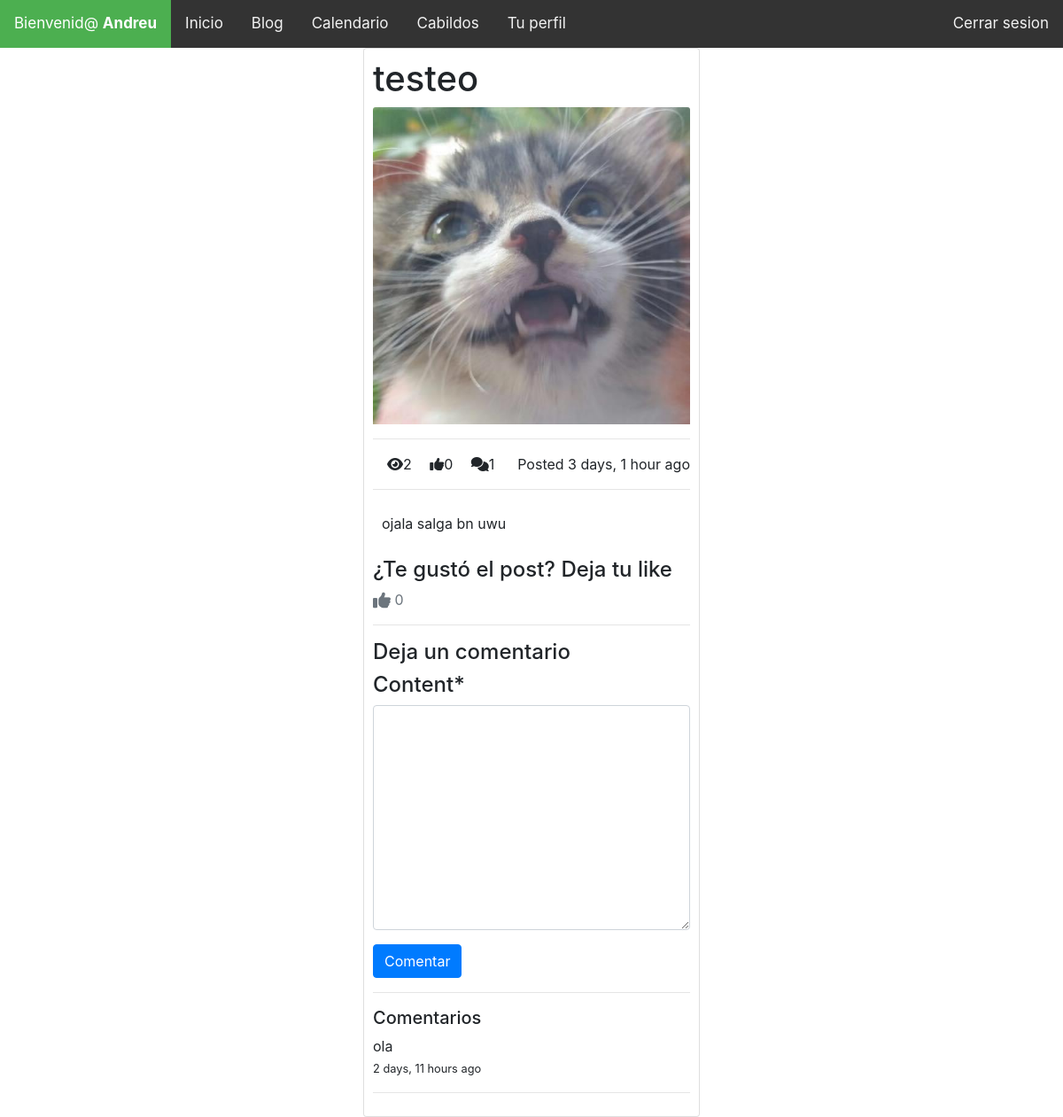
The app's page /test/ (signed in) with its own data.
### posts/models.py (models this page shows, shortened)
class User(AbstractUser):
    pass

class Post(models.Model):
    title = models.CharField(max_length=100)
    content = models.TextField()
    thumbnail = models.ImageField()
    publish_date = models.DateTimeField(auto_now_add=True)
    last_update = models.DateTimeField(auto_now = True)
    author = models.ForeignKey(User, on_delete=models.CASCADE)
    slug = models.SlugField()
    def get_like_url(self):
        return reverse("like", kwargs={
            'slug': self.slug
        })
    @property
    def comments(self):
        return self.comment_set.all()
    @property
    def get_comment_count(self):
        return self.comment_set.all().count()
    @property
    def get_view_count(self):
        return self.postview_set.all().count()
    @property
    def get_like_count(self):
        return self.like_set.all().count()

class Comment(models.Model):
    user = models.ForeignKey(User, on_delete=models.CASCADE)
    post = models.ForeignKey(Post, on_delete=models.CASCADE)
    timestamp = models.DateTimeField(auto_now_add = True)
    content = models.TextField()

### posts/views.py (the view, shortened to what this page needs)
# urls.py: path('<slug>/', PostDetailView.as_view(), name='detail'),
class PostDetailView(DetailView):
    model = Post
    def get_context_data(self, **kwargs):
        context = super().get_context_data(**kwargs)
        context.update({
            'form': CommentForm()
        })
        return context
    def get_object(self, **kwargs):
        object = super().get_object(**kwargs)
        if self.request.user.is_authenticated:
            PostView.objects.get_or_create(user=self.request.user, post=object)
        return object

### posts/forms.py
class CommentForm(forms.ModelForm):
    class Meta:
        model = Comment
        fields =('content', )

### templates/posts/post_detail.html (shortened to what this page needs)
{% extends 'base.html' %}
{% load crispy_forms_tags %}
{% block content %}
    <div class='row'>
    <div class = 'col-4 offset-4'>
    <div class = 'card' style = 'padding: 10px;'>
        <h1>{{object.title}}</h1>
        <img src="{{ object.thumbnail.url }}" class="card-img-top" alt="...">
        <hr/>
        <div>
            <span><i class = 'fas fa-eye ml-3'></i>{{ object.get_view_count }}</span>
            <span><i class = 'fas fa-thumbs-up ml-3'></i>{{ object.get_like_count }}</span>
            <span><i class = 'fas fa-comments ml-3'></i>{{ object.get_comment_count }}</span>
            <span class='float-right'>Posted {{ object.publish_date|timesince }} ago</span>
        </div>
        <hr/>
        <div style = 'padding: 10px;'>
        <p>{{ object.content }}</p>
        </div>
        <div>
            <h4>¿Te gustó el post? Deja tu like</h4>
            <a class='text-muted' href='{{ object.get_like_url }}'>
            <i class ='fas fa-thumbs-up fa-lg'></i>
            {{ object.get_like_count }}
            </a>
            <hr />
            {% if request.user.is_authenticated %}
                <h4>Deja un comentario<h4>
                <form method='POST'>
                    {{ form|crispy }}
                    <button class='btn btn-primary' type= 'submit'>Comentar</button>
                </form>
                <hr />
                <h5>Comentarios</h5>
                {% for comment in object.comments %}
                    <div>
                        <p>{{ comment.content }}
                        <br />
                        <small>{{ comment.timestamp|timesince }} ago</small>
                        </p>
                    </div>
                    <hr />
                {% endfor %}
            {% endif %}
        </div>
    </div>
    </div>
    </div>
{% endblock content %}

### templates/base.html (shortened to what this page needs)
{% load static %}
<!doctype html>
<html lang="es">
  <head>
    <link rel="stylesheet" href="{% static '/css/estilos.css' %}">
    <link rel="stylesheet" href="https://cdn.jsdelivr.net/npm/bootstrap@4.5.3/dist/css/bootstrap.min.css">
  </head>
  <body>
    <div class="topnav">
      <a class="active" style="color:#FFFFFF">Bienvenid@ <b>{{request.user.username}}</b></a>
      <a href="index">Inicio</a>
      <a href="{% url 'list' %}">Blog</a>
      <a href="calendario">Calendario</a>
      <a href="#">Cabildos</a>
      <a href="#">Tu perfil</a>
      <div class="topnav-right">
          <a href="/logout">Cerrar sesion</a>
      </div>
    </div>
{% block content %}
{% endblock content %}
</body>
</html>

### static/css/estilos.css (style rules this page uses)
* { margin: 0; padding: 0; box-sizing: border-box; }
body { font-family: 'open sans'; }
body { font-family: "Lato", sans-serif; }
.topnav { background-color: #333; overflow: hidden; text-decoration: none; }
.topnav a { text-decoration: none; float: left; color: #f2f2f2; text-align: center; padding: 14px 16px; font-size: 17px; }
.topnav a.active { background-color: #4CAF50; color: white; text-decoration: none; }
.topnav-right { float: right; text-align: right; text-decoration: none; }

### records on screen
User: user.username "Andreu"
Post: title "testeo", thumbnail (picture), get_view_count "2", get_like_count "0", get_comment_count "1", publish_date "3 days, 1 hour", content "ojala salga bn uwu"
Comment: content "ola", timestamp "2 days, 11 hours"
